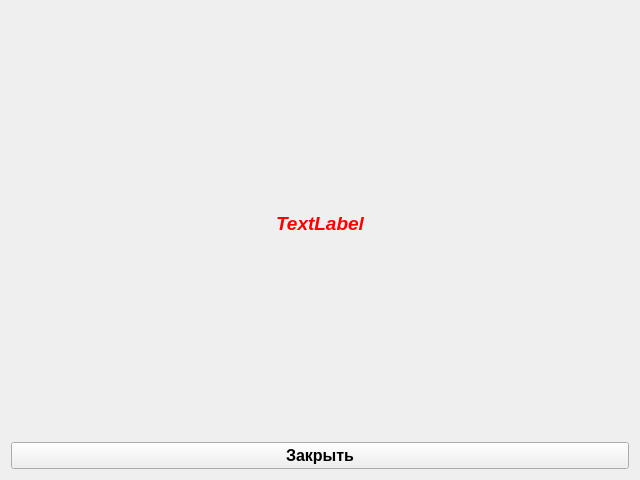
<?xml version="1.0" encoding="UTF-8"?>
<ui version="4.0">
 <class>Form</class>
 <widget class="QWidget" name="Form">
  <property name="geometry">
   <rect>
    <x>0</x>
    <y>0</y>
    <width>640</width>
    <height>480</height>
   </rect>
  </property>
  <property name="windowTitle">
   <string>Form</string>
  </property>
  <layout class="QVBoxLayout" name="verticalLayout">
   <item>
    <widget class="QLabel" name="label">
     <property name="palette">
      <palette>
       <active>
        <colorrole role="WindowText">
         <brush brushstyle="SolidPattern">
          <color alpha="255">
           <red>255</red>
           <green>0</green>
           <blue>0</blue>
          </color>
         </brush>
        </colorrole>
       </active>
       <inactive>
        <colorrole role="WindowText">
         <brush brushstyle="SolidPattern">
          <color alpha="255">
           <red>255</red>
           <green>0</green>
           <blue>0</blue>
          </color>
         </brush>
        </colorrole>
       </inactive>
       <disabled>
        <colorrole role="WindowText">
         <brush brushstyle="SolidPattern">
          <color alpha="255">
           <red>123</red>
           <green>123</green>
           <blue>123</blue>
          </color>
         </brush>
        </colorrole>
       </disabled>
      </palette>
     </property>
     <property name="font">
      <font>
       <pointsize>14</pointsize>
       <weight>75</weight>
       <italic>true</italic>
       <bold>true</bold>
      </font>
     </property>
     <property name="text">
      <string>TextLabel</string>
     </property>
     <property name="alignment">
      <set>Qt::AlignCenter</set>
     </property>
    </widget>
   </item>
   <item>
    <widget class="QPushButton" name="btn_close">
     <property name="font">
      <font>
       <pointsize>12</pointsize>
       <weight>75</weight>
       <bold>true</bold>
      </font>
     </property>
     <property name="text">
      <string>Закрыть</string>
     </property>
    </widget>
   </item>
  </layout>
 </widget>
 <resources/>
 <connections/>
</ui>
